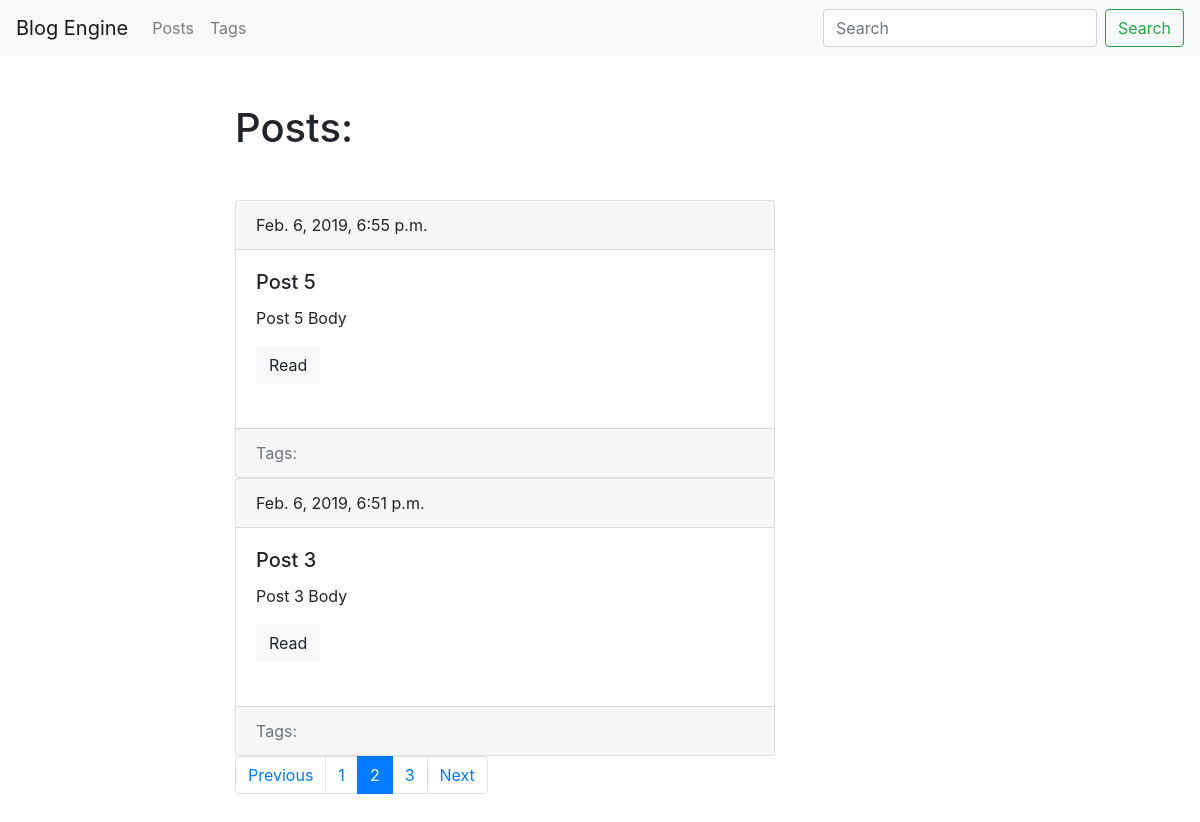
The app's page /blog/?page=2, older data.
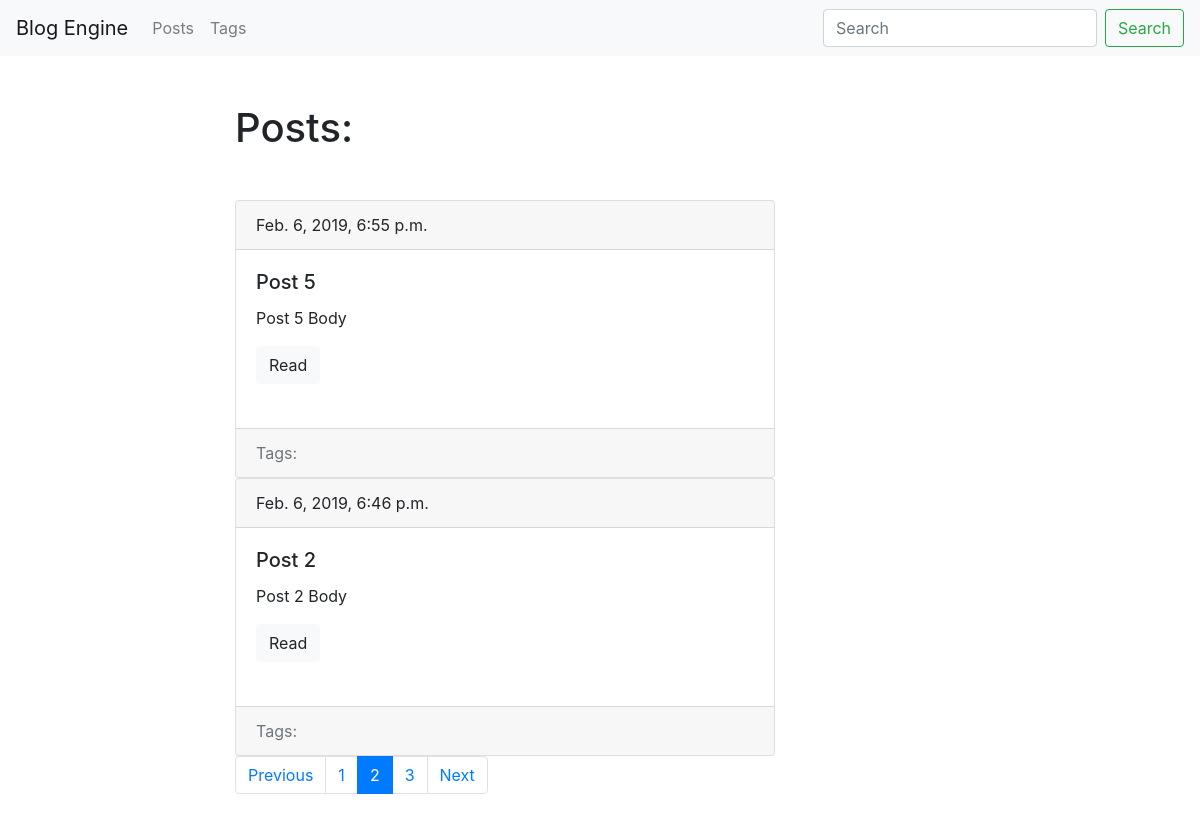
The same page, newer data.
### blog/models.py (models this page shows, shortened)
class Post(models.Model):
    title = models.CharField(max_length=100, db_index=True)
    slug = models.SlugField(max_length=150, blank=True, unique=True)
    body = models.TextField(blank=True, db_index=True)
    tags = models.ManyToManyField('Tag', blank=True, related_name='posts')
    date_pub = models.DateTimeField(auto_now_add=True)
    def get_absolute_url(self):
        return reverse('post_detail_url', kwargs={'slug': self.slug})
    class Meta:
        ordering = ['-date_pub']

### blog/views.py (the view)
# urls.py: path('', posts_list, name='posts_list_url'),
def posts_list(request):
    search_query = request.GET.get('search', '')
    if search_query:
        posts = Post.objects.filter(Q(title__icontains=search_query) |
        Q(body__icontains=search_query))
    else:
        posts = Post.objects.all()
    max_posts_on_page = 2
    paginator = Paginator(posts, max_posts_on_page)
    page_number = request.GET.get('page', 1)
    page = paginator.get_page(page_number)
    is_paginated = page.has_other_pages()
    if page.has_previous():
        prev_url = '?page={}'.format(page.previous_page_number())
    else:
        prev_url = ''
    if page.has_next():
        next_url = '?page={}'.format(page.next_page_number())
    else:
        next_url = ''
    context = {
        'page_object': page,
        'is_paginated': is_paginated,
        'prev_url': prev_url,
        'next_url': next_url
    }
    return render(request, 'blog/index.html', context=context)

### blog/templates/blog/index.html (shortened to what this page needs)
{% extends 'blog/base_blog.html' %}
{% block content %}
    <h1 class="mb-5">Posts:</h1>
{% for post in page_object.object_list %}
    {% include 'blog/includes/post_card_template.html' %}
{% endfor %}
{% endblock %}

### blog/templates/blog/base_blog.html (shortened to what this page needs)
{% extends 'base.html' %}

### templates/base.html (shortened to what this page needs)
{% load static %}
<!DOCTYPE html>
<html lang="en">
<head>
    <link rel="stylesheet"
    href="https://stackpath.bootstrapcdn.com/bootstrap/4.2.1/css/bootstrap.min.css"
>
    <link rel="stylesheet" href="{% static 'css/styles.css' %}">
</head>
<body>
    <nav class="navbar navbar-expand-lg navbar-light bg-light">
        <a class="navbar-brand" href="#">Blog Engine</a>
        <div class="collapse navbar-collapse" id="navbarSupportedContent">
            <ul class="navbar-nav mr-auto">
              <li class="nav-item">
                <a class="nav-link" href="{% url 'posts_list_url' %}">Posts</a>
              </li>
              <li class="nav-item">
                <a class="nav-link" href="{% url 'tags_list_url' %}">Tags</a>
              </li>
            </ul>
            <form class="form-inline my-2 my-lg-0" action="{% url 'posts_list_url' %}">
              <input class="form-control mr-sm-2" type="search"
              placeholder="Search" aria-label="Search" name="search">
              <button class="btn btn-outline-success my-2 my-sm-0"
              type="submit">Search</button>
            </form>
        </div>
    </nav>
    <div class="container mt-5">
        <div class="row">
            <div class="col-6 offset-md-2">
                {% block content %}{% endblock %}
                {% if is_paginated %}
                    <nav aria-label="Page navigation example">
                        <ul class="pagination">
                            <li class="page-item {% if not prev_url %}disabled{% endif %}">
                                <a class="page-link" href="{{ prev_url }}">Previous</a>
                            </li>
                            {% for n in page_object.paginator.page_range %}
                                {% if page_object.number == n %}
                                    <li class="page-item active">
                                        <a class="page-link" href="?page={{ n }}">{{ n }}</a>
                                    </li>
                                {% elif n > page_object.number|add:-3 and n < page_object.number|add:3 %}
                                    <li class="page-item">
                                        <a class="page-link" href="?page={{ n }}">{{ n }}</a>
                                    </li>
                                {% endif %}
                            {% endfor %}
                            <li class="page-item {% if not next_url %}disabled{% endif %}">
                                <a class="page-link" href="{{ next_url }}">Next</a>
                            </li>
                        </ul>
                    </nav>
                {% endif %}
            </div>
        </div>
    </div>
</body>
</html>

### blog/templates/blog/includes/post_card_template.html (shortened to what this page needs)
<div class="card">
    <div class="card-header">
        {{ post.date_pub }}
    </div>
    <div class="card-body mb-4">
        <h5 class="card-title">{{ post.title }}</h5>
        <p class="card-text">{{ post.body|truncatewords:15 }}</p>
        <a href="{{ post.get_absolute_url }}" class="btn btn-light">Read</a>
    </div>
    <div class="card-footer text-muted">
        Tags:
    </div>
</div>

### static/css/styles.css (style rules this page uses)
body { margin-bottom: 20px; }

Row changes from the older to the newer data that the page shows:
removed Post: date_pub "Feb. 6, 2019, 6:51 p.m.", title "Post 3", body "Post 3 Body"
now on this page (row unchanged): Post: date_pub "Feb. 6, 2019, 6:46 p.m.", title "Post 2", body "Post 2 Body"
